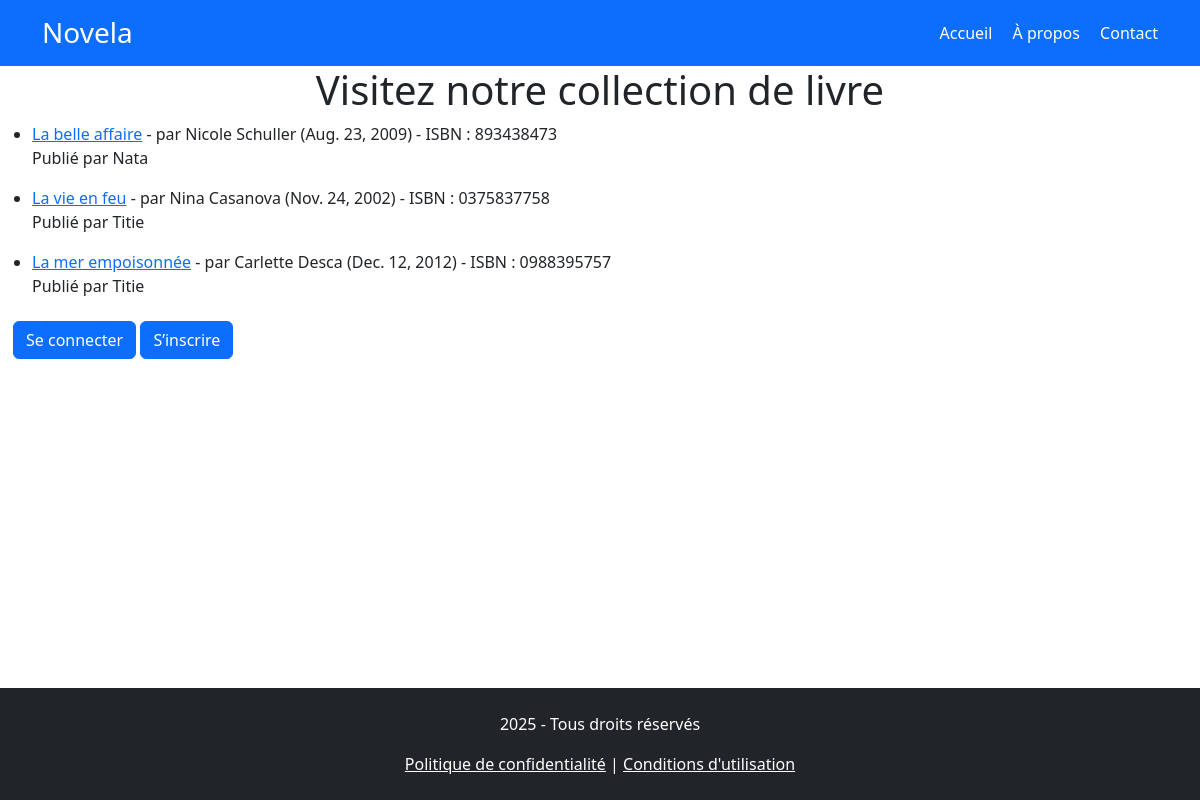
The page / on the database its author committed.
### bibliotheque/models.py (models this page shows, shortened)
class Livre(models.Model):
    titre = models.CharField(max_length=200)
    auteur = models.CharField(max_length=200)
    isbn = models.CharField(max_length=13, blank=True, null=True)
    date_publication = models.DateField()
    ajout_par = models.ForeignKey(User, on_delete=models.CASCADE)
    date_ajout = models.DateTimeField(auto_now_add = True)

### bibliotheque/views.py (the view)
# urls.py: path('', liste_livres, name = 'liste_livres'),
def liste_livres(request):
    livres = Livre.objects.all().order_by('-date_ajout')
    return render(request, 'bibliotheque/livre_list.html', {'livres': livres})

### bibliotheque/templates/bibliotheque/livre_list.html (shortened to what this page needs)
<!doctype html>
<html lang="en">
  <head>
    <link href="https://cdn.jsdelivr.net/npm/bootstrap@5.3.5/dist/css/bootstrap.min.css" rel="stylesheet">
  </head>
  <header class="bg-primary text-white py-3">
    <div class="container d-flex justify-content-between align-items-center">
      <h1 class="h3 mb-0">Novela</h1>
      <nav>
        <a href="#" class="text-white me-3 text-decoration-none">Accueil</a>
        <a href="#" class="text-white me-3 text-decoration-none">À propos</a>
        <a href="#" class="text-white text-decoration-none">Contact</a>
      </nav>
    </div>
  </header>
<body>
<h1 class="text-center">Visitez notre collection de livre</h1>
<ul>
    {% for livre in livres %}
        <li><a href="{% url 'detail_livre' livre.pk %}">{{ livre.titre }}</a> - par {{ livre.auteur }} ({{ livre.date_publication }}) - ISBN : {{livre.isbn}}</li>
        <p>Publié par {{ livre.ajout_par.username }}
    {% empty %}
        <li>Aucun livre disponible.</li>
    {% endfor %}
</ul>
{% if user.is_authenticated %}
    <a href="{% url 'creer_livre' %}">Entrez un nouveau livre</a>
    <form method="post" action="{% url 'logout' %}" style="display:inline;">
        {% csrf_token %}
        <button type="submit">Se déconnecter</button>
    </form>
{% else %}
<div class='btn'>
    <a class='btn btn-primary' href="{% url 'login' %}">Se connecter</a>
    <a class='btn btn-primary' href="{% url 'signup' %}">S’inscrire</a>
</div>
{% endif %}
<footer class="bg-dark text-white text-center py-4 fixed-bottom">
    <p>2025 - Tous droits réservés</p>
    <a href="#" class="text-white">Politique de confidentialité</a> |
    <a href="#" class="text-white">Conditions d'utilisation</a>
</footer>
</body>
</html>

### rows shown on the page
Livre: titre "La belle affaire", auteur "Nicole Schuller", date_publication "Aug. 23, 2009", isbn "893438473", ajout_par.username "Nata"
Livre: titre "La vie en feu", auteur "Nina Casanova", date_publication "Nov. 24, 2002", isbn "0375837758", ajout_par.username "Titie"
Livre: titre "La mer empoisonnée", auteur "Carlette Desca", date_publication "Dec. 12, 2012", isbn "0988395757", ajout_par.username "Titie"
